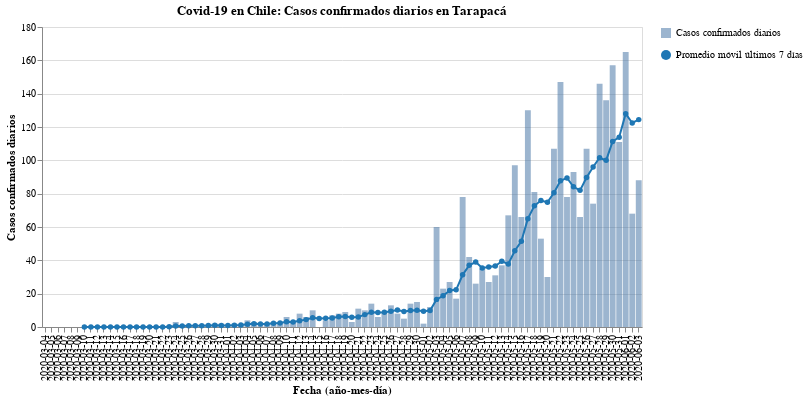

The code cell stored with this chart in its notebook:
### Code cell
#hide_input
bars, line = my_cases_plot(region)
(bars + line).properties(
    title=f'Covid-19 en Chile: Casos confirmados diarios en {region}',
    width=600
)

### Figure 1 — Vega-Lite specification as saved in the notebook (floating-point values rounded to 4 significant figures)
{"config": {"view": {"continuousWidth": 400, "continuousHeight": 300}}, "layer": [{"mark": {"type": "bar", "opacity": 0.7}, "encoding": {"opacity": {"type": "nominal", "field": "Casos confirmados diarios", "legend": {"title": ""}}, "tooltip": [{"type": "nominal", "field": "Fecha"}, {"type": "quantitative", "field": "Casos confirmados"}], "x": {"type": "nominal", "axis": {"title": "Fecha (año-mes-día)"}, "field": "Fecha"}, "y": {"type": "quantitative", "axis": {"title": "Casos confirmados diarios"}, "field": "Casos confirmados"}}}, {"mark": {"type": "line", "color": "#1f77b4", "point": {"filled": true, "fill": "#1f77b4"}}, "encoding": {"shape": {"type": "nominal", "field": "Promedio móvil últimos 7 días", "legend": {"title": ""}}, "x": {"type": "nominal", "axis": {"title": "Fecha (año-mes-día)"}, "field": "Fecha"}, "y": {"type": "quantitative", "field": "Rolling"}}}], "data": {"name": "data-a57178b8ed7973e2ec94bff109ced41d"}, "title": "Covid-19 en Chile: Casos confirmados diarios en Tarapacá", "width": 600, "$schema": "https://vega.github.io/schema/vega-lite/v4.8.1.json", "datasets": {"data-a57178b8ed7973e2ec94bff109ced41d": [{"Fecha": "2020-03-04", "Casos confirmados": 0, "Rolling": null, "Casos confirmados diarios": "Casos confirmados diarios", "Promedio móvil últimos 7 días": "Promedio móvil últimos 7 días"}, {"Fecha": "2020-03-05", "Casos confirmados": 0, "Rolling": null, "Casos confirmados diarios": "Casos confirmados diarios", "Promedio móvil últimos 7 días": "Promedio móvil últimos 7 días"}, {"Fecha": "2020-03-06", "Casos confirmados": 0, "Rolling": null, "Casos confirmados diarios": "Casos confirmados diarios", "Promedio móvil últimos 7 días": "Promedio móvil últimos 7 días"}, {"Fecha": "2020-03-07", "Casos confirmados": 0, "Rolling": null, "Casos confirmados diarios": "Casos confirmados diarios", "Promedio móvil últimos 7 días": "Promedio móvil últimos 7 días"}, {"Fecha": "2020-03-08", "Casos confirmados": 0, "Rolling": null, "Casos confirmados diarios": "Casos confirmados diarios", "Promedio móvil últimos 7 días": "Promedio móvil últimos 7 días"}, {"Fecha": "2020-03-09", "Casos confirmados": 0, "Rolling": null, "Casos confirmados diarios": "Casos confirmados diarios", "Promedio móvil últimos 7 días": "Promedio móvil últimos 7 días"}, {"Fecha": "2020-03-10", "Casos confirmados": 0, "Rolling": 0.0, "Casos confirmados diarios": "Casos confirmados diarios", "Promedio móvil últimos 7 días": "Promedio móvil últimos 7 días"}, {"Fecha": "2020-03-11", "Casos confirmados": 0, "Rolling": 0.0, "Casos confirmados diarios": "Casos confirmados diarios", "Promedio móvil últimos 7 días": "Promedio móvil últimos 7 días"}, {"Fecha": "2020-03-12", "Casos confirmados": 0, "Rolling": 0.0, "Casos confirmados diarios": "Casos confirmados diarios", "Promedio móvil últimos 7 días": "Promedio móvil últimos 7 días"}, {"Fecha": "2020-03-13", "Casos confirmados": 0, "Rolling": 0.0, "Casos confirmados diarios": "Casos confirmados diarios", "Promedio móvil últimos 7 días": "Promedio móvil últimos 7 días"}, {"Fecha": "2020-03-14", "Casos confirmados": 0, "Rolling": 0.0, "Casos confirmados diarios": "Casos confirmados diarios", "Promedio móvil últimos 7 días": "Promedio móvil últimos 7 días"}, {"Fecha": "2020-03-15", "Casos confirmados": 0, "Rolling": 0.0, "Casos confirmados diarios": "Casos confirmados diarios", "Promedio móvil últimos 7 días": "Promedio móvil últimos 7 días"}, {"Fecha": "2020-03-16", "Casos confirmados": 0, "Rolling": 0.0, "Casos confirmados diarios": "Casos confirmados diarios", "Promedio móvil últimos 7 días": "Promedio móvil últimos 7 días"}, {"Fecha": "2020-03-17", "Casos confirmados": 0, "Rolling": 0.0, "Casos confirmados diarios": "Casos confirmados diarios", "Promedio móvil últimos 7 días": "Promedio móvil últimos 7 días"}, {"Fecha": "2020-03-18", "Casos confirmados": 0, "Rolling": 0.0, "Casos confirmados diarios": "Casos confirmados diarios", "Promedio móvil últimos 7 días": "Promedio móvil últimos 7 días"}, {"Fecha": "2020-03-19", "Casos confirmados": 0, "Rolling": 0.0, "Casos confirmados diarios": "Casos confirmados diarios", "Promedio móvil últimos 7 días": "Promedio móvil últimos 7 días"}, {"Fecha": "2020-03-20", "Casos confirmados": 0, "Rolling": 0.0, "Casos confirmados diarios": "Casos confirmados diarios", "Promedio móvil últimos 7 días": "Promedio móvil últimos 7 días"}, {"Fecha": "2020-03-21", "Casos confirmados": 0, "Rolling": 0.0, "Casos confirmados diarios": "Casos confirmados diarios", "Promedio móvil últimos 7 días": "Promedio móvil últimos 7 días"}, {"Fecha": "2020-03-22", "Casos confirmados": 0, "Rolling": 0.0, "Casos confirmados diarios": "Casos confirmados diarios", "Promedio móvil últimos 7 días": "Promedio móvil últimos 7 días"}, {"Fecha": "2020-03-23", "Casos confirmados": 1, "Rolling": 0.1429, "Casos confirmados diarios": "Casos confirmados diarios", "Promedio móvil últimos 7 días": "Promedio móvil últimos 7 días"}, {"Fecha": "2020-03-24", "Casos confirmados": 3, "Rolling": 0.5714, "Casos confirmados diarios": "Casos confirmados diarios", "Promedio móvil últimos 7 días": "Promedio móvil últimos 7 días"}, {"Fecha": "2020-03-25", "Casos confirmados": 0, "Rolling": 0.5714, "Casos confirmados diarios": "Casos confirmados diarios", "Promedio móvil últimos 7 días": "Promedio móvil últimos 7 días"}, {"Fecha": "2020-03-26", "Casos confirmados": 1, "Rolling": 0.7143, "Casos confirmados diarios": "Casos confirmados diarios", "Promedio móvil últimos 7 días": "Promedio móvil últimos 7 días"}, {"Fecha": "2020-03-27", "Casos confirmados": 0, "Rolling": 0.7143, "Casos confirmados diarios": "Casos confirmados diarios", "Promedio móvil últimos 7 días": "Promedio móvil últimos 7 días"}, {"Fecha": "2020-03-28", "Casos confirmados": 0, "Rolling": 0.7143, "Casos confirmados diarios": "Casos confirmados diarios", "Promedio móvil últimos 7 días": "Promedio móvil últimos 7 días"}, {"Fecha": "2020-03-29", "Casos confirmados": 1, "Rolling": 0.8571, "Casos confirmados diarios": "Casos confirmados diarios", "Promedio móvil últimos 7 días": "Promedio móvil últimos 7 días"}, {"Fecha": "2020-03-30", "Casos confirmados": 2, "Rolling": 1.0, "Casos confirmados diarios": "Casos confirmados diarios", "Promedio móvil últimos 7 días": "Promedio móvil últimos 7 días"}, {"Fecha": "2020-03-31", "Casos confirmados": 2, "Rolling": 0.8571, "Casos confirmados diarios": "Casos confirmados diarios", "Promedio móvil últimos 7 días": "Promedio móvil últimos 7 días"}, {"Fecha": "2020-04-01", "Casos confirmados": 0, "Rolling": 0.8571, "Casos confirmados diarios": "Casos confirmados diarios", "Promedio móvil últimos 7 días": "Promedio móvil últimos 7 días"}, {"Fecha": "2020-04-02", "Casos confirmados": 2, "Rolling": 1.0, "Casos confirmados diarios": "Casos confirmados diarios", "Promedio móvil últimos 7 días": "Promedio móvil últimos 7 días"}, {"Fecha": "2020-04-03", "Casos confirmados": 1, "Rolling": 1.143, "Casos confirmados diarios": "Casos confirmados diarios", "Promedio móvil últimos 7 días": "Promedio móvil últimos 7 días"}, {"Fecha": "2020-04-04", "Casos confirmados": 4, "Rolling": 1.714, "Casos confirmados diarios": "Casos confirmados diarios", "Promedio móvil últimos 7 días": "Promedio móvil últimos 7 días"}, {"Fecha": "2020-04-05", "Casos confirmados": 3, "Rolling": 2.0, "Casos confirmados diarios": "Casos confirmados diarios", "Promedio móvil últimos 7 días": "Promedio móvil últimos 7 días"}, {"Fecha": "2020-04-06", "Casos confirmados": 1, "Rolling": 1.857, "Casos confirmados diarios": "Casos confirmados diarios", "Promedio móvil últimos 7 días": "Promedio móvil últimos 7 días"}, {"Fecha": "2020-04-07", "Casos confirmados": 2, "Rolling": 1.857, "Casos confirmados diarios": "Casos confirmados diarios", "Promedio móvil últimos 7 días": "Promedio móvil últimos 7 días"}, {"Fecha": "2020-04-08", "Casos confirmados": 3, "Rolling": 2.286, "Casos confirmados diarios": "Casos confirmados diarios", "Promedio móvil últimos 7 días": "Promedio móvil últimos 7 días"}, {"Fecha": "2020-04-09", "Casos confirmados": 3, "Rolling": 2.429, "Casos confirmados diarios": "Casos confirmados diarios", "Promedio móvil últimos 7 días": "Promedio móvil últimos 7 días"}, {"Fecha": "2020-04-10", "Casos confirmados": 6, "Rolling": 3.143, "Casos confirmados diarios": "Casos confirmados diarios", "Promedio móvil últimos 7 días": "Promedio móvil últimos 7 días"}, {"Fecha": "2020-04-11", "Casos confirmados": 3, "Rolling": 3.0, "Casos confirmados diarios": "Casos confirmados diarios", "Promedio móvil últimos 7 días": "Promedio móvil últimos 7 días"}, {"Fecha": "2020-04-12", "Casos confirmados": 8, "Rolling": 3.714, "Casos confirmados diarios": "Casos confirmados diarios", "Promedio móvil últimos 7 días": "Promedio móvil últimos 7 días"}, {"Fecha": "2020-04-13", "Casos confirmados": 6, "Rolling": 4.429, "Casos confirmados diarios": "Casos confirmados diarios", "Promedio móvil últimos 7 días": "Promedio móvil últimos 7 días"}, {"Fecha": "2020-04-14", "Casos confirmados": 10, "Rolling": 5.571, "Casos confirmados diarios": "Casos confirmados diarios", "Promedio móvil últimos 7 días": "Promedio móvil últimos 7 días"}, {"Fecha": "2020-04-15", "Casos confirmados": 0, "Rolling": 5.143, "Casos confirmados diarios": "Casos confirmados diarios", "Promedio móvil últimos 7 días": "Promedio móvil últimos 7 días"}, {"Fecha": "2020-04-16", "Casos confirmados": 4, "Rolling": 5.286, "Casos confirmados diarios": "Casos confirmados diarios", "Promedio móvil últimos 7 días": "Promedio móvil últimos 7 días"}, {"Fecha": "2020-04-17", "Casos confirmados": 7, "Rolling": 5.429, "Casos confirmados diarios": "Casos confirmados diarios", "Promedio móvil últimos 7 días": "Promedio móvil últimos 7 días"}, {"Fecha": "2020-04-18", "Casos confirmados": 8, "Rolling": 6.143, "Casos confirmados diarios": "Casos confirmados diarios", "Promedio móvil últimos 7 días": "Promedio móvil últimos 7 días"}, {"Fecha": "2020-04-19", "Casos confirmados": 9, "Rolling": 6.286, "Casos confirmados diarios": "Casos confirmados diarios", "Promedio móvil últimos 7 días": "Promedio móvil últimos 7 días"}, {"Fecha": "2020-04-20", "Casos confirmados": 3, "Rolling": 5.857, "Casos confirmados diarios": "Casos confirmados diarios", "Promedio móvil últimos 7 días": "Promedio móvil últimos 7 días"}, {"Fecha": "2020-04-21", "Casos confirmados": 11, "Rolling": 6.0, "Casos confirmados diarios": "Casos confirmados diarios", "Promedio móvil últimos 7 días": "Promedio móvil últimos 7 días"}, {"Fecha": "2020-04-22", "Casos confirmados": 10, "Rolling": 7.429, "Casos confirmados diarios": "Casos confirmados diarios", "Promedio móvil últimos 7 días": "Promedio móvil últimos 7 días"}, {"Fecha": "2020-04-23", "Casos confirmados": 14, "Rolling": 8.857, "Casos confirmados diarios": "Casos confirmados diarios", "Promedio móvil últimos 7 días": "Promedio móvil últimos 7 días"}, {"Fecha": "2020-04-24", "Casos confirmados": 6, "Rolling": 8.714, "Casos confirmados diarios": "Casos confirmados diarios", "Promedio móvil últimos 7 días": "Promedio móvil últimos 7 días"}, {"Fecha": "2020-04-25", "Casos confirmados": 9, "Rolling": 8.857, "Casos confirmados diarios": "Casos confirmados diarios", "Promedio móvil últimos 7 días": "Promedio móvil últimos 7 días"}, {"Fecha": "2020-04-26", "Casos confirmados": 13, "Rolling": 9.429, "Casos confirmados diarios": "Casos confirmados diarios", "Promedio móvil últimos 7 días": "Promedio móvil últimos 7 días"}, {"Fecha": "2020-04-27", "Casos confirmados": 8, "Rolling": 10.14, "Casos confirmados diarios": "Casos confirmados diarios", "Promedio móvil últimos 7 días": "Promedio móvil últimos 7 días"}, {"Fecha": "2020-04-28", "Casos confirmados": 5, "Rolling": 9.286, "Casos confirmados diarios": "Casos confirmados diarios", "Promedio móvil últimos 7 días": "Promedio móvil últimos 7 días"}, {"Fecha": "2020-04-29", "Casos confirmados": 14, "Rolling": 9.857, "Casos confirmados diarios": "Casos confirmados diarios", "Promedio móvil últimos 7 días": "Promedio móvil últimos 7 días"}, {"Fecha": "2020-04-30", "Casos confirmados": 15, "Rolling": 10.0, "Casos confirmados diarios": "Casos confirmados diarios", "Promedio móvil últimos 7 días": "Promedio móvil últimos 7 días"}, {"Fecha": "2020-05-01", "Casos confirmados": 2, "Rolling": 9.429, "Casos confirmados diarios": "Casos confirmados diarios", "Promedio móvil últimos 7 días": "Promedio móvil últimos 7 días"}, {"Fecha": "2020-05-02", "Casos confirmados": 12, "Rolling": 9.857, "Casos confirmados diarios": "Casos confirmados diarios", "Promedio móvil últimos 7 días": "Promedio móvil últimos 7 días"}, {"Fecha": "2020-05-03", "Casos confirmados": 60, "Rolling": 16.57, "Casos confirmados diarios": "Casos confirmados diarios", "Promedio móvil últimos 7 días": "Promedio móvil últimos 7 días"}, {"Fecha": "2020-05-04", "Casos confirmados": 23, "Rolling": 18.71, "Casos confirmados diarios": "Casos confirmados diarios", "Promedio móvil últimos 7 días": "Promedio móvil últimos 7 días"}, {"Fecha": "2020-05-05", "Casos confirmados": 27, "Rolling": 21.86, "Casos confirmados diarios": "Casos confirmados diarios", "Promedio móvil últimos 7 días": "Promedio móvil últimos 7 días"}, {"Fecha": "2020-05-06", "Casos confirmados": 17, "Rolling": 22.29, "Casos confirmados diarios": "Casos confirmados diarios", "Promedio móvil últimos 7 días": "Promedio móvil últimos 7 días"}, {"Fecha": "2020-05-07", "Casos confirmados": 78, "Rolling": 31.29, "Casos confirmados diarios": "Casos confirmados diarios", "Promedio móvil últimos 7 días": "Promedio móvil últimos 7 días"}, {"Fecha": "2020-05-08", "Casos confirmados": 42, "Rolling": 37.0, "Casos confirmados diarios": "Casos confirmados diarios", "Promedio móvil últimos 7 días": "Promedio móvil últimos 7 días"}, {"Fecha": "2020-05-09", "Casos confirmados": 26, "Rolling": 39.0, "Casos confirmados diarios": "Casos confirmados diarios", "Promedio móvil últimos 7 días": "Promedio móvil últimos 7 días"}, {"Fecha": "2020-05-10", "Casos confirmados": 35, "Rolling": 35.43, "Casos confirmados diarios": "Casos confirmados diarios", "Promedio móvil últimos 7 días": "Promedio móvil últimos 7 días"}, {"Fecha": "2020-05-11", "Casos confirmados": 27, "Rolling": 36.0, "Casos confirmados diarios": "Casos confirmados diarios", "Promedio móvil últimos 7 días": "Promedio móvil últimos 7 días"}, {"Fecha": "2020-05-12", "Casos confirmados": 31, "Rolling": 36.57, "Casos confirmados diarios": "Casos confirmados diarios", "Promedio móvil últimos 7 días": "Promedio móvil últimos 7 días"}, {"Fecha": "2020-05-13", "Casos confirmados": 37, "Rolling": 39.43, "Casos confirmados diarios": "Casos confirmados diarios", "Promedio móvil últimos 7 días": "Promedio móvil últimos 7 días"}, {"Fecha": "2020-05-14", "Casos confirmados": 67, "Rolling": 37.86, "Casos confirmados diarios": "Casos confirmados diarios", "Promedio móvil últimos 7 días": "Promedio móvil últimos 7 días"}, {"Fecha": "2020-05-15", "Casos confirmados": 97, "Rolling": 45.71, "Casos confirmados diarios": "Casos confirmados diarios", "Promedio móvil últimos 7 días": "Promedio móvil últimos 7 días"}, {"Fecha": "2020-05-16", "Casos confirmados": 66, "Rolling": 51.43, "Casos confirmados diarios": "Casos confirmados diarios", "Promedio móvil últimos 7 días": "Promedio móvil últimos 7 días"}, {"Fecha": "2020-05-17", "Casos confirmados": 130, "Rolling": 65.0, "Casos confirmados diarios": "Casos confirmados diarios", "Promedio móvil últimos 7 días": "Promedio móvil últimos 7 días"}, {"Fecha": "2020-05-18", "Casos confirmados": 81, "Rolling": 72.71, "Casos confirmados diarios": "Casos confirmados diarios", "Promedio móvil últimos 7 días": "Promedio móvil últimos 7 días"}, {"Fecha": "2020-05-19", "Casos confirmados": 53, "Rolling": 75.86, "Casos confirmados diarios": "Casos confirmados diarios", "Promedio móvil últimos 7 días": "Promedio móvil últimos 7 días"}, {"Fecha": "2020-05-20", "Casos confirmados": 30, "Rolling": 74.86, "Casos confirmados diarios": "Casos confirmados diarios", "Promedio móvil últimos 7 días": "Promedio móvil últimos 7 días"}, {"Fecha": "2020-05-21", "Casos confirmados": 107, "Rolling": 80.57, "Casos confirmados diarios": "Casos confirmados diarios", "Promedio móvil últimos 7 días": "Promedio móvil últimos 7 días"}, {"Fecha": "2020-05-22", "Casos confirmados": 147, "Rolling": 87.71, "Casos confirmados diarios": "Casos confirmados diarios", "Promedio móvil últimos 7 días": "Promedio móvil últimos 7 días"}, {"Fecha": "2020-05-23", "Casos confirmados": 78, "Rolling": 89.43, "Casos confirmados diarios": "Casos confirmados diarios", "Promedio móvil últimos 7 días": "Promedio móvil últimos 7 días"}, {"Fecha": "2020-05-24", "Casos confirmados": 93, "Rolling": 84.14, "Casos confirmados diarios": "Casos confirmados diarios", "Promedio móvil últimos 7 días": "Promedio móvil últimos 7 días"}, {"Fecha": "2020-05-25", "Casos confirmados": 66, "Rolling": 82.0, "Casos confirmados diarios": "Casos confirmados diarios", "Promedio móvil últimos 7 días": "Promedio móvil últimos 7 días"}, {"Fecha": "2020-05-26", "Casos confirmados": 107, "Rolling": 89.71, "Casos confirmados diarios": "Casos confirmados diarios", "Promedio móvil últimos 7 días": "Promedio móvil últimos 7 días"}, {"Fecha": "2020-05-27", "Casos confirmados": 74, "Rolling": 96.0, "Casos confirmados diarios": "Casos confirmados diarios", "Promedio móvil últimos 7 días": "Promedio móvil últimos 7 días"}, {"Fecha": "2020-05-28", "Casos confirmados": 146, "Rolling": 101.6, "Casos confirmados diarios": "Casos confirmados diarios", "Promedio móvil últimos 7 días": "Promedio móvil últimos 7 días"}, {"Fecha": "2020-05-29", "Casos confirmados": 136, "Rolling": 100.0, "Casos confirmados diarios": "Casos confirmados diarios", "Promedio móvil últimos 7 días": "Promedio móvil últimos 7 días"}, {"Fecha": "2020-05-30", "Casos confirmados": 157, "Rolling": 111.3, "Casos confirmados diarios": "Casos confirmados diarios", "Promedio móvil últimos 7 días": "Promedio móvil últimos 7 días"}, {"Fecha": "2020-05-31", "Casos confirmados": 111, "Rolling": 113.9, "Casos confirmados diarios": "Casos confirmados diarios", "Promedio móvil últimos 7 días": "Promedio móvil últimos 7 días"}, {"Fecha": "2020-06-01", "Casos confirmados": 165, "Rolling": 128.0, "Casos confirmados diarios": "Casos confirmados diarios", "Promedio móvil últimos 7 días": "Promedio móvil últimos 7 días"}, {"Fecha": "2020-06-02", "Casos confirmados": 68, "Rolling": 122.4, "Casos confirmados diarios": "Casos confirmados diarios", "Promedio móvil últimos 7 días": "Promedio móvil últimos 7 días"}, {"Fecha": "2020-06-03", "Casos confirmados": 88, "Rolling": 124.4, "Casos confirmados diarios": "Casos confirmados diarios", "Promedio móvil últimos 7 días": "Promedio móvil últimos 7 días"}]}}
